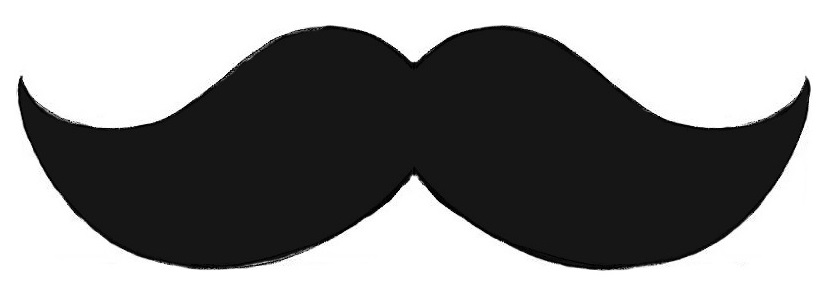
#> input picture moustache.jpg, 830 x 294 px
$ python img_to_ascii.py moustache.jpg
#> lines starting #> are read from the running program, lines starting #| are printed output that depends on the picture
#> in handle_image_conversion, image is the input picture: PIL image 830x294 RGB; min 0, max 255, mean 136.4
from PIL import Image
import os

ASCII_CHARS = [ '#', '?', '%', '.', 'S', '+', '.', '*', ':', ',', '@']

def scale_image(image, new_width=100):
    """Resizes an image preserving the aspect ratio.
    """
#> called with new_width = 100
    (original_width, original_height) = image.size
#> original_width = 830; original_height = 294
    aspect_ratio = original_height/float(original_width)
#> aspect_ratio = 0.354
    new_height = int(aspect_ratio * new_width)
#> new_height = 35

    new_image = image.resize((new_width, new_height))
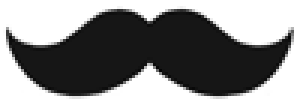
#> new_image: PIL image 100x35 RGB (shown 3 times larger); min 4, max 255, mean 136
    return new_image

def convert_to_grayscale(image):
    return image.convert('L')

def map_pixels_to_ascii_chars(image, range_width=25):
    """Maps each pixel to an ascii char based on the range
    in which it lies.

    0-255 is divided into 11 ranges of 25 pixels each.
    """
#> called with range_width = 25

    pixels_in_image = list(image.getdata())
#> pixels_in_image = 3500 values, max 255 at index 0, min 4 at index 2353, mean 136
    pixels_to_chars = [ASCII_CHARS[pixel_value//range_width] for pixel_value in
            pixels_in_image]
#> pixels_to_chars = 3500 items, first 6: '@', '@', '@', '@', '@', '@'

    return "".join(pixels_to_chars)

def convert_image_to_ascii(image, new_width=100):
    image = scale_image(image)
    image = convert_to_grayscale(image)

    pixels_to_chars = map_pixels_to_ascii_chars(image)
    len_pixels_to_chars = len(pixels_to_chars)
#> len_pixels_to_chars = 3500

    image_ascii = [pixels_to_chars[index: index + new_width] for index in
            range(0, len_pixels_to_chars, new_width)]
#> image_ascii = 35 items

    return "\n".join(image_ascii)

def handle_image_conversion(image_filepath):
    image = None
    try:
        image = Image.open(image_filepath)
    except Exception as e:
        print("Unable to open image file {image_filepath}.".format(image_filepath=image_filepath))
        print(e)
        return

    image_ascii = convert_image_to_ascii(image)
    f = open(os.path.splitext(image_filepath)[0]+'.txt','w')
    f.write(image_ascii)
    f.close()

if __name__=='__main__':
    import sys

    image_file_path = sys.argv[1]
    handle_image_conversion(image_file_path)
